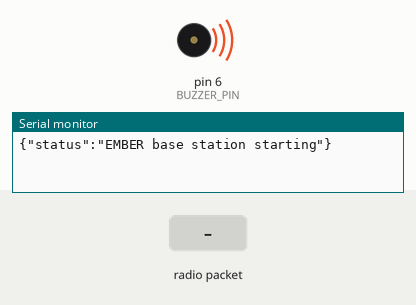
Recording of a program running on a simulated Arduino Nano, built with avr-gcc and run on an emulated ATmega328P. Shown: buzzer (waves = sounding, pin HIGH), the last lines printed to the serial monitor. Inputs (shaded band) come from the test bench. No radio packets arrive unless stated.

Above: at 0.01 s.
At 1.3 s:
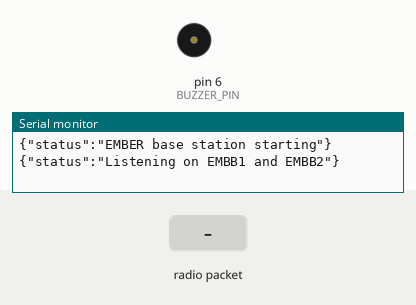
1.4 s: radio packet "BUZZ:" arrives
Timing chart, 0 to 4.4 s (numbered marks = the images above; inputs shaded):
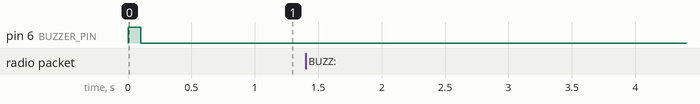

The program:

main.cpp
```cpp
#include <SPI.h>
#include <RF24.h>
#include <avr/wdt.h>

// Using channel 108 to stay clear of the noisier low-end WiFi frequencies
#define RF_CHANNEL   108
#define NRF_CE_PIN   9
#define NRF_CSN_PIN  10
#define BUZZER_PIN   6

// This struct is the "handshake" between the nodes and this base station.
// __attribute__((packed)) ensures no sneaky padding is added by the compiler,
// so the bytes align perfectly over the air.

struct __attribute__((packed)) SensorPacket {
  uint8_t  nodeId;
  float    latitude;
  float    longitude;
  float    heading;
  uint8_t  gpsFix;
  uint8_t  alertFlag;
  uint8_t  batteryPct;
  uint16_t stationaryMs;
  float    drLat;
  float    drLng;
  uint8_t  pinDrop;
};

RF24 radio(NRF_CE_PIN, NRF_CSN_PIN);

// Hardcoded addresses for our two main nodes (only one node implemented)
const byte addrA[] = "EMBB1";
const byte addrB[] = "EMBB2";

unsigned long lastPacketTime[3] = {0, 0, 0};
bool buzzerActive = false;
unsigned long buzzerOffTime = 0;

// Prototypes for the helpers below
String buildJson(SensorPacket &p);
void sendBuzzCommand(uint8_t targetId);

void setup() {
  wdt_disable();
  Serial.begin(115200);
  Serial.println(F("{\"status\":\"EMBER base station starting\"}"));

  pinMode(BUZZER_PIN, OUTPUT);
  digitalWrite(BUZZER_PIN, HIGH);
  delay(100);
  digitalWrite(BUZZER_PIN, LOW);

  if (!radio.begin()) {
    Serial.println(F("{\"error\":\"NRF HARDWARE FAIL\"}"));
    while (1) {
      digitalWrite(BUZZER_PIN, HIGH); delay(200);
      digitalWrite(BUZZER_PIN, LOW);  delay(200);
    }
  }

// Radio fine-tuning: 250KBPS gives us the best possible range
  radio.setChannel(RF_CHANNEL);
  radio.setDataRate(RF24_250KBPS);
  radio.setPALevel(RF24_PA_MAX);
  radio.setRetries(15, 15);
  radio.setPayloadSize(sizeof(SensorPacket));

// Listen for both nodes simultaneously on different pipes
  radio.openReadingPipe(1, addrA);
  radio.openReadingPipe(2, addrB);
  radio.startListening();

  Serial.println(F("{\"status\":\"Listening on EMBB1 and EMBB2\"}"));
  wdt_enable(WDTO_2S);
}

void loop() {
  wdt_reset();
  uint8_t pipeNum = 0;

// Check if any node has sent a status update
  if (radio.available(&pipeNum)) {
    SensorPacket pkt;
    radio.read(&pkt, sizeof(pkt));

// We use the pipe number as the ID to verify which node sent what
    pkt.nodeId = pipeNum;
    lastPacketTime[pkt.nodeId] = millis();
    Serial.println(buildJson(pkt));

  }

  if (Serial.available()) {
    String cmd = Serial.readStringUntil('\n');
    cmd.trim();
    if (cmd.startsWith("BUZZ:")) {
      uint8_t targetId = cmd.charAt(5) - '0';
      if (targetId == 1 || targetId == 2) {
        sendBuzzCommand(targetId);
        Serial.print(F("{\"ack\":\"BUZZ sent to node "));
        Serial.print(targetId);
        Serial.println(F("\"}"));
      }
    }
  }

  if (buzzerActive) {
    digitalWrite(BUZZER_PIN, (millis() / 300) % 2 == 0 ? HIGH : LOW);
    if (millis() > buzzerOffTime) {
      buzzerActive = false;
      digitalWrite(BUZZER_PIN, LOW);
    }
  }
}

// Converts the raw struct into a JSON string for easy parsing by external software
String buildJson(SensorPacket &p) {
  //Alert name
  const char* alertName;
  switch (p.alertFlag) {
    case 0:  alertName = "null";    break;
    case 1:  alertName = "stationary";   break;
    case 2:  alertName = "survivor";     break;
    case 3:  alertName = "no_survivor";  break;
    case 4:  alertName = "danger";       break;
    default: alertName = "unknown";      break;
  }

  String s = "{\"id\":";
  s += p.nodeId;
  s += ",\"lat\":";      s += String(p.latitude,  6);
  s += ",\"lng\":";      s += String(p.longitude, 6);
  s += ",\"heading\":";  s += String(p.heading,   1);
  s += ",\"fix\":";      s += p.gpsFix;
  s += ",\"alert\":";    s += p.alertFlag;
  s += ",\"alertName\":\""; s += alertName; s += "\"";
  s += ",\"batt\":";     s += p.batteryPct;
  s += ",\"stat\":";     s += p.stationaryMs;
  s += ",\"pin\":";      s += p.pinDrop;
  s += ",\"drLat\":";    s += String(p.drLat, 6);
  s += ",\"drLng\":";    s += String(p.drLng, 6);
  s += "}";
  return s;
}

// Switches from "Listening" to "Talking" mode to send a command back to a node
void sendBuzzCommand(uint8_t targetId) {
  radio.stopListening();
  const byte* addr = (targetId == 1) ? addrA : addrB;
  radio.openWritingPipe(addr);
  uint8_t cmd = 0xFF;
  radio.write(&cmd, 1);

// Return to listening mode so we don't miss the next update
  radio.openReadingPipe(1, addrA);
  radio.openReadingPipe(2, addrB);
  radio.startListening();
}
```
